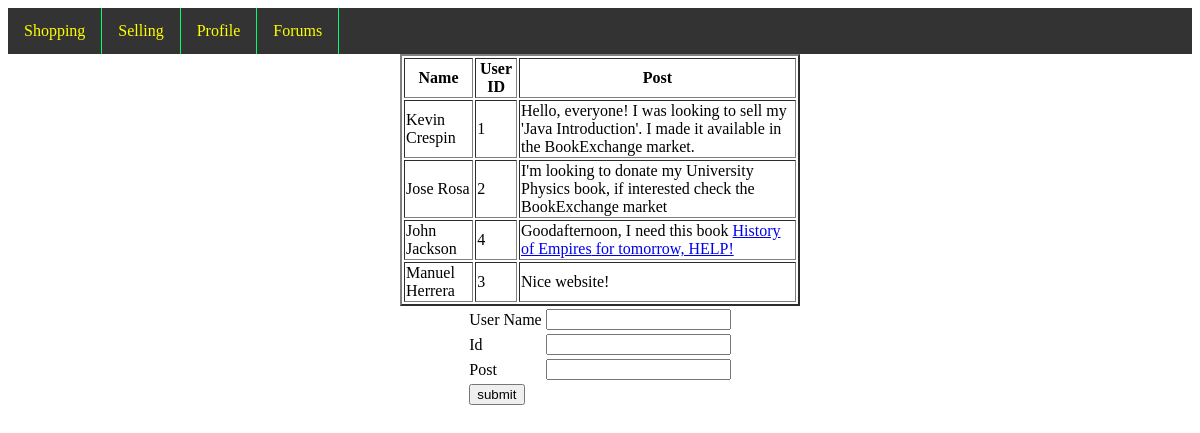
/forums.php, run on an earlier commit of the app's database.
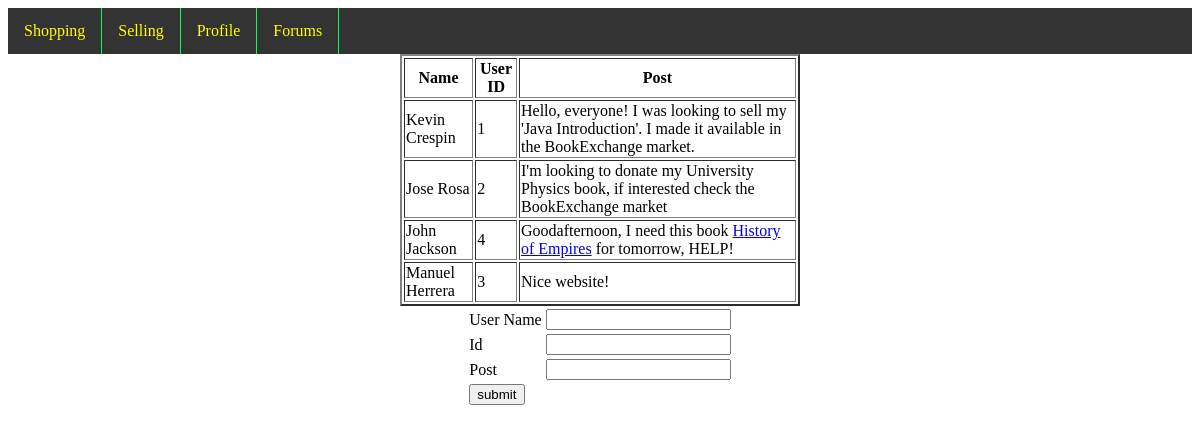
And on a later commit of the database.
### tables this page shows
CREATE TABLE forum (
    poster_id INT(10) NOT NULL,
    poster_name VARCHAR(50) NOT NULL,
    post VARCHAR(250) NOT NULL,
    post_time DATETIME NULL
);

### forums.php (the view, shortened to what this page needs)
<!doctype html>
<html>
<head>
</head>
<body>
<?php
	include("MainMenu.php");
?>
<?php
	include("Connect_Database.php");
?>
<?php
	$selectForums = "select * from forum;";
	$results = mysqli_query($connect, $selectForums);
?>
	<table align="center" border="2" width=400>
	<tr>
		<th>
			Name
		</th>
		<th>
			User ID
		</th>
		<th>
			Post
		</th>
	</tr>
<?php
while($row = mysqli_fetch_assoc($results))
{
	print "<tr>";
	print "<td>";
	print ($row["poster_name"]);
	print "</td>";
	print "<td>";
	print ($row["poster_id"]);
	print "</td>";
	print "<td>";
	print ($row["post"]);
	print "</td>";
	print "</tr>";
}
?>
</table>
<form action= "forumsinsert.php" method = "post">
<table align="center">
<tr>
<td>
User Name
</td>
<td>
<input type="text" name="name" value="<?php print $_SESSION['name']?>"/>
</td>
</tr>
<tr>
<td>
Id
</td>
<td>
<input type="text" name= "id" value="<?php print $_SESSION['id']?>"/>
</td>
</tr>
<tr>
<td>
Post
</td>
<td>
<input type="text" name= "post" />
</td>
</tr>
<tr>
<td>
<input type="submit" value="submit"/>
</td>
</tr>
</form>
</body>
</html>

### MainMenu.php (shortened to what this page needs)
<link href="MainMenu.css" type="text/css" rel="stylesheet"/>
<?php
	$name_email = 'name=' . $_SESSION['name'] .
				  '&email=' . $_SESSION['email'];
?>
<ul class="ul_css">
<li class="li_css">
	<a class="li_css_a" href = "shopping.php?<?php print $name_email;?>">Shopping</a>
</li>
<li class="li_css">
	<a class="li_css_a" href = "selling.php?<?php print $name_email;?>">Selling</a>
</li>
<li class="li_css">
	<a class="li_css_a" href = "profile.php?<?php print $name_email;?>">Profile</a>
</li>
<li class="li_css">
	<a class="li_css_a" href = "forums.php?<?php print $name_email;?>">Forums</a>
</li>
</ul>

### Connect_Database.php (shortened to what this page needs)
<!doctype html>
<html>
<head>
</head>
<body>
</body>
</html>

### MainMenu.css (style rules this page uses)
.ul_css { list-style: none; margin: 0; padding: 0; overflow: hidden; background-color: #333; }
.li_css_a { display: block; color: #FF0; text-align: center; padding: 14px 16px; text-decoration: none; }
.li_css { float: left; border-right: 1px solid #0F6; }

What changed in the data, as far as the page shows it:
changed forum "John Jackson": post "Goodafternoon, I need this book for tomorrow, HELP! History of Empires" → "Goodafternoon, I need this book History of Empires for tomorrow, HELP!"
